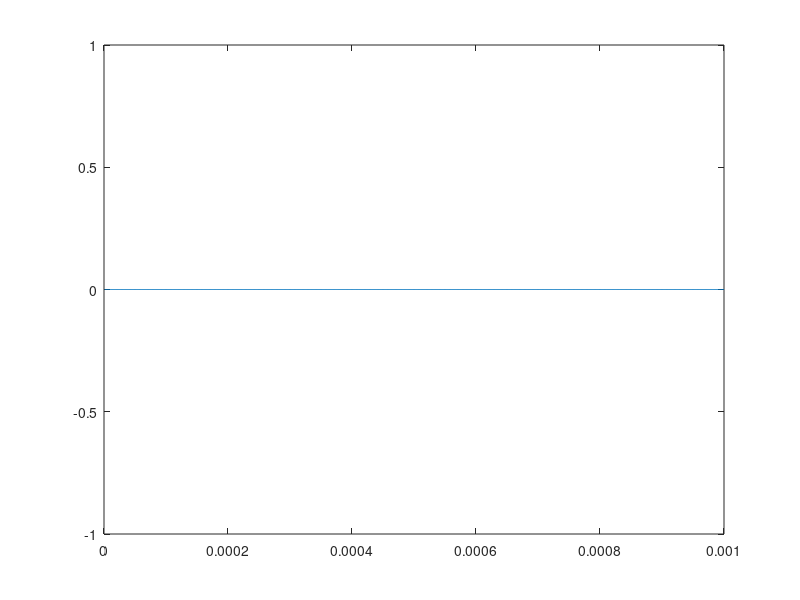

The MATLAB script that drew this image: (Note: this script raises an error after producing the figure.)
clear;clc
% RF induced modulations

fs =1e6;
mod = input('Modulation ("pulse","lfm","barker"): ','s');

pw = 100e-6;
tau_sim = ones(1,round(fs*pw));
pri = zeros(1,fs*1e-3);

switch mod
    case 'pulse'
        rf = sin(2*pi*1e9*(linspace(0,1,length(tau_sim))));
        wf = tau_sim.*rf;
        pri(1000:1000+length(tau_sim)-1) = wf;

    case 'lfm'
        pcr = input('PCR = ');
        lfm = [exp(-1i*pi*pcr.*(linspace(0,1,length(tau_sim)/2)).^2) fliplr(exp(1i*pi*pcr.*(linspace(0,1,length(tau_sim)/2)).^2))];
        wf = tau_sim.*lfm;
        pri(1000:1000+length(tau_sim)-1) = wf;
end


figure
plot((1:length(pri))./fs,pri);

%% Barker code
bar_seq = comm.BarkerCode("Length",1,"SamplesPerFrame",length(tau_sim));
rf = sin(2*pi*1e9*(linspace(0,1,length(tau_sim))));
wf = (rf.*bar_seq().');
pri(5000:5000+length(tau_sim)-1) = wf;
figure
plot((1:length(pri))./fs,pri);
